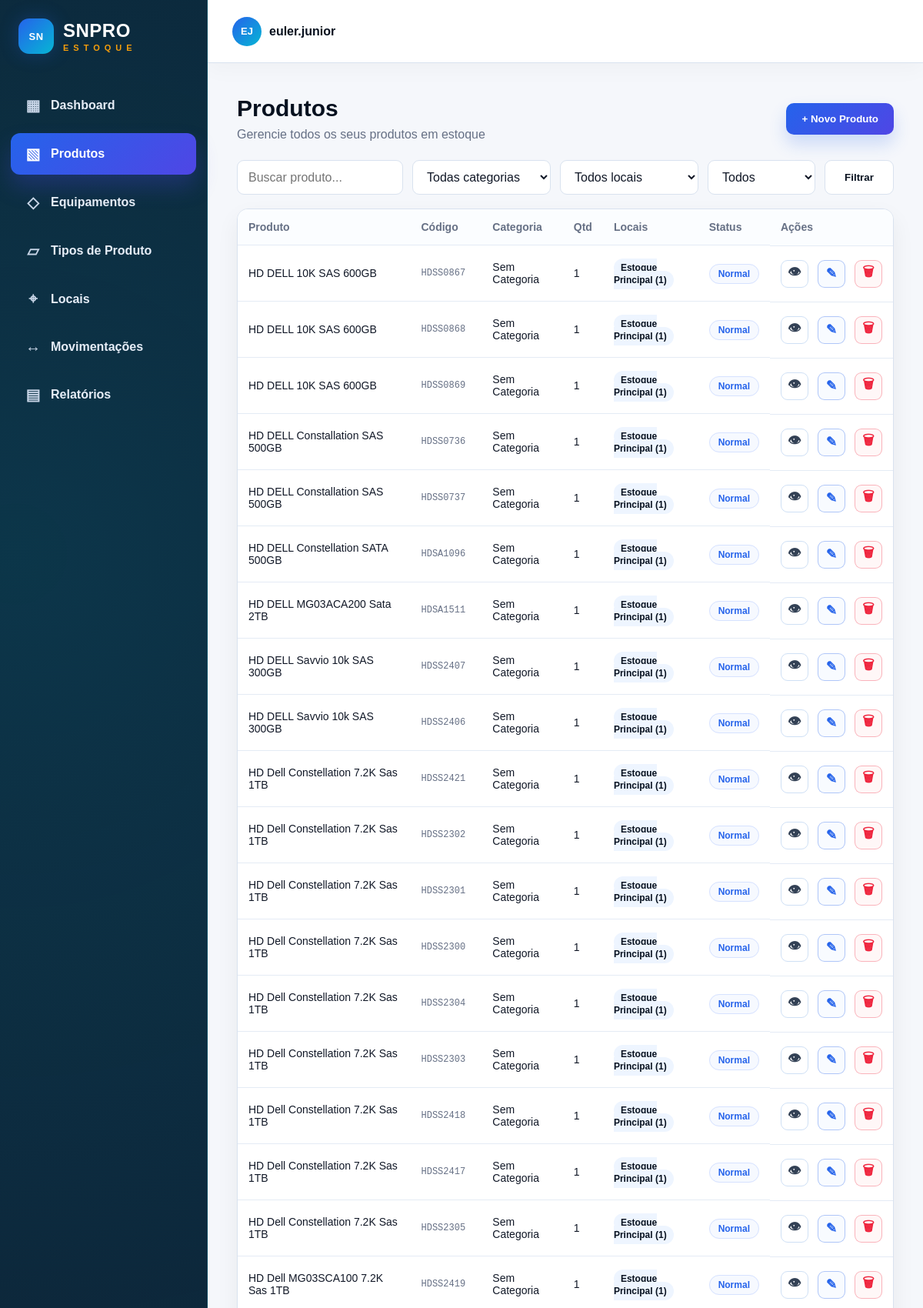
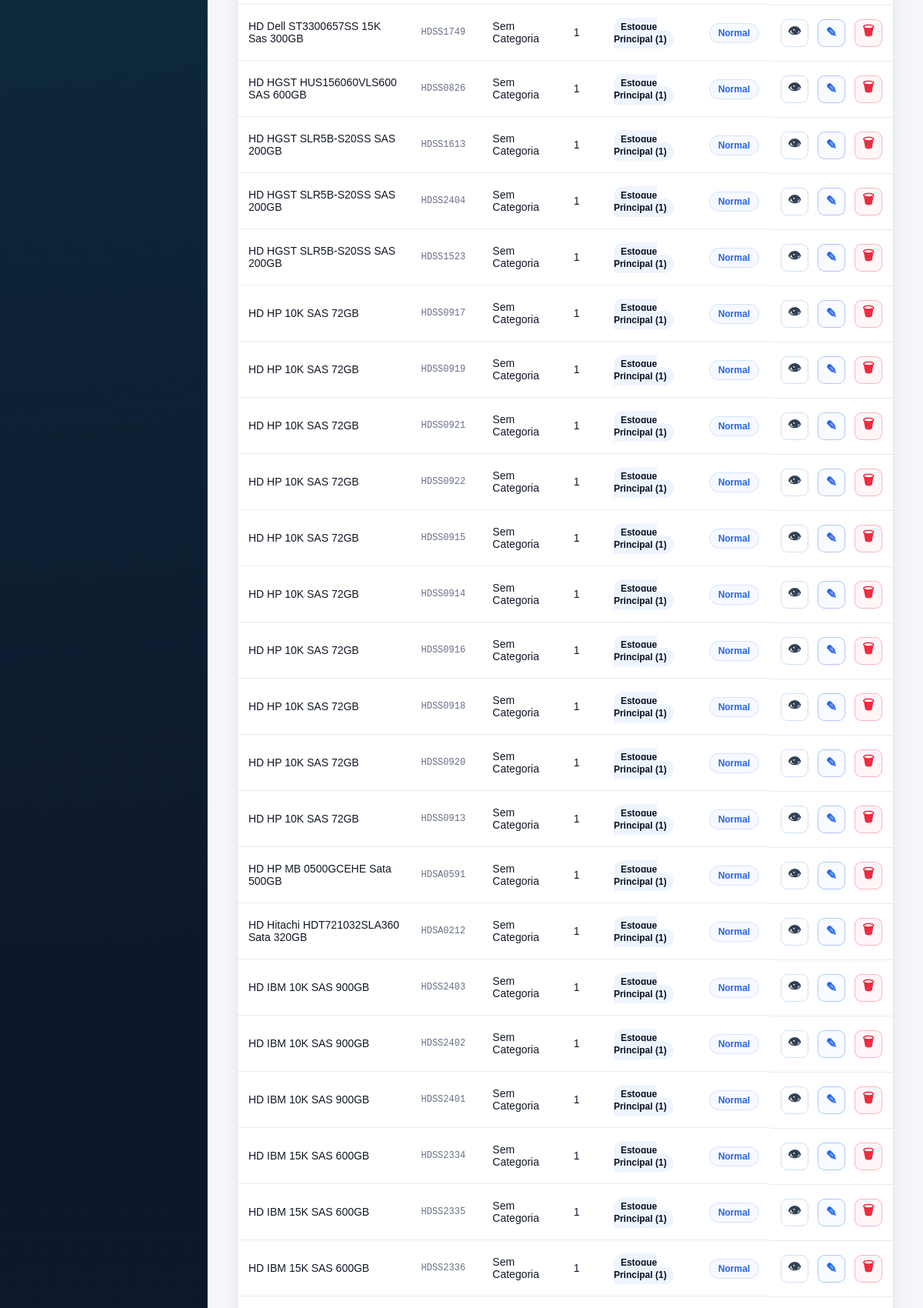
/produtos (upper part), run on the app's committed database (2 pictures, top to bottom).
### app/models.py (models this page shows, shortened)
class Produto(db.Model):
    __tablename__ = "produtos"
    id = db.Column(db.Integer, primary_key=True)
    sku = db.Column(db.String(50), unique=True, nullable=False)
    nome = db.Column(db.String(150), nullable=False)
    categoria = db.Column(db.String(80), nullable=False)
    tipo_produto = db.Column(db.String(80), nullable=True)
    local = db.Column(db.String(100), nullable=False)
    quantidade = db.Column(db.Integer, nullable=False, default=1)
    estoque_minimo = db.Column(db.Integer, nullable=False, default=1)
    ticket_medio = db.Column(db.Float, nullable=False, default=0.01)
    status = db.Column(db.String(30), nullable=False, default="Ativo")
    descricao = db.Column(db.Text, nullable=True)
    @property
    def status_estoque(self):
        if self.quantidade <= self.estoque_minimo:
            return "Estoque Baixo"
        return "Normal"

### app/routes.py (the view)
@main.route("/produtos")
def produtos():
    busca = request.args.get("busca", "").strip()
    categoria = request.args.get("categoria", "").strip()
    local = request.args.get("local", "").strip()
    status = request.args.get("status", "").strip()
    query = Produto.query
    if busca:
        query = query.filter(or_(Produto.nome.ilike(f"%{busca}%"), Produto.sku.ilike(f"%{busca}%")))
    if categoria:
        query = query.filter(Produto.categoria == categoria)
    if local:
        query = query.filter(Produto.local == local)
    if status:
        query = query.filter(Produto.status == status)
    produtos_lista = query.order_by(Produto.nome.asc()).all()
    return render_template(
        "produtos.html",
        active_page="produtos",
        produtos=produtos_lista,
        categorias=_nomes_categorias_ativas(),
        tipos_produto=_nomes_tipos_ativos(),
        locais=_nomes_locais_ativos(),
        busca=busca,
        categoria=categoria,
        local=local,
        status=status,
    )

### app/routes.py (called while the page is built)
def _garantir_categorias_padrao():
    if Categoria.query.count() == 0:
        for nome, descricao in CATEGORIAS_PADRAO:
            db.session.add(Categoria(nome=nome, descricao=descricao, status="Ativo"))
        db.session.commit()

def _nomes_categorias_ativas():
    _garantir_categorias_padrao()
    return [c.nome for c in Categoria.query.filter_by(status="Ativo").order_by(Categoria.nome.asc()).all()]

def _garantir_tipos_padrao():
    if TipoProduto.query.count() == 0:
        for nome, descricao in TIPOS_PRODUTO_PADRAO:
            db.session.add(TipoProduto(nome=nome, descricao=descricao, status="Ativo"))
        db.session.commit()

def _nomes_tipos_ativos():
    _garantir_tipos_padrao()
    return [t.nome for t in TipoProduto.query.filter_by(status="Ativo").order_by(TipoProduto.nome.asc()).all()]

def _garantir_locais_padrao():
    if Local.query.count() == 0:
        for nome, endereco, descricao in LOCAIS_PADRAO:
            db.session.add(Local(nome=nome, endereco=endereco, descricao=descricao, status="Ativo"))
        db.session.commit()

def _nomes_locais_ativos():
    _garantir_locais_padrao()
    return [l.nome for l in Local.query.filter_by(status="Ativo").order_by(Local.nome.asc()).all()]

### app/templates/produtos.html (shortened to what this page needs)
{% extends "base.html" %}
{% block content %}
<section class="page-header">
    <div>
        <h1>Produtos</h1>
        <p>Gerencie todos os seus produtos em estoque</p>
    </div>
    <button class="btn-primary" onclick="openCreateModal()">+ Novo Produto</button>
</section>
<form class="filters" method="get" action="{{ url_for('main.produtos') }}">
    <input type="text" name="busca" placeholder="Buscar produto..." value="{{ busca }}">
    <select name="categoria">
        <option value="">Todas categorias</option>
    </select>
    <select name="local">
        <option value="">Todos locais</option>
    </select>
    <select name="status">
        <option value="">Todos</option>
    </select>
    <button class="btn-light" type="submit">Filtrar</button>
</form>
<div class="table-card">
    <table>
        <thead>
            <tr>
                <th>Produto</th>
                <th>Código</th>
                <th>Categoria</th>
                <th>Qtd</th>
                <th>Locais</th>
                <th>Status</th>
                <th>Ações</th>
            </tr>
        </thead>
        <tbody>
            {% for produto in produtos %}
            <tr>
                <td>{{ produto.nome }}</td>
                <td class="code">{{ produto.sku }}</td>
                <td>{{ produto.categoria }}</td>
                <td>{{ produto.quantidade }}</td>
                <td><span class="pill">{{ produto.local }} ({{ produto.quantidade }})</span></td>
                <td><span class="status-low">{{ produto.status_estoque }}</span></td>
                <td class="actions">
                    <button title="Visualizar" class="icon-btn view" type="button">👁</button>
                    <button title="Editar" class="icon-btn edit" type="button" onclick="openEditModal(this)"
                        data-id="{{ produto.id }}"
                        data-sku="{{ produto.sku }}"
                        data-nome="{{ produto.nome }}"
                        data-categoria="{{ produto.categoria }}"
                        data-tipo-produto="{{ produto.tipo_produto or '' }}"
                        data-local="{{ produto.local }}"
                        data-quantidade="{{ produto.quantidade }}"
                        data-estoque-minimo="{{ produto.estoque_minimo }}"
                        data-status="{{ produto.status }}"
                        data-descricao="{{ produto.descricao or '' }}">✎</button>
                    <form method="post" action="{{ url_for('main.excluir_produto', produto_id=produto.id) }}" data-confirm-kind="produto" data-confirm-article="este">
                        <button title="Excluir" class="icon-btn danger" type="submit">🗑</button>
                    </form>
                </td>
            </tr>
            {% else %}
            <tr>
                <td colspan="7" class="empty">Nenhum produto encontrado.</td>
            </tr>
            {% endfor %}
        </tbody>
    </table>
</div>
{% endblock %}

### app/static/css/style.css (style rules this page uses)
:root { --snpro-ink: #07111f; --snpro-sidebar: #0d1526; --snpro-sidebar-2: #111c33; --snpro-blue: #2563eb; --snpro-cyan: #06b6d4; --snpro-violet: #4f46e5; --snpro-accent: #f59e0b; --snpro-bg: #f5f7fb; --snpro-card: #ffffff; --snpro-text: #111827; --snpro-muted: #667085; --snpro-border: #d9e2ef; --danger: #ef233c; }
* { box-sizing: border-box; }
body { margin: 0; font-family: Arial, sans-serif; background: var(--snpro-bg); color: var(--snpro-text); }
.page-header { display: flex; justify-content: space-between; align-items: center; padding: 42px 38px 24px; }
h1 { margin: 0; font-size: 30px; color: var(--snpro-ink); }
p { margin: 8px 0 0; color: var(--snpro-muted); }
.btn-primary { border: 0; background: linear-gradient(135deg, var(--snpro-blue), var(--snpro-violet)); color: white; padding: 13px 20px; border-radius: 10px; font-weight: 900; cursor: pointer; box-shadow: 0 12px 22px rgba(37,99,235,.20); }
.btn-light { border: 1px solid var(--snpro-border); background: white; padding: 12px 16px; border-radius: 9px; cursor: pointer; color: var(--snpro-ink); font-weight: 800; }
.filters { display: grid; grid-template-columns: 1fr 180px 180px 140px 90px; gap: 12px; padding: 0 38px 18px; }
input, select, textarea { width: 100%; border: 1px solid var(--snpro-border); border-radius: 9px; padding: 12px 14px; background: white; font: inherit; color: var(--snpro-text); }
.table-card { margin: 0 38px 36px; background: white; border: 1px solid var(--snpro-border); border-radius: 14px; overflow: hidden; box-shadow: 0 12px 30px rgba(7,17,31,.06); }
table { width: 100%; border-collapse: collapse; }
th { text-align: left; font-size: 14px; color: var(--snpro-muted); padding: 15px 14px; font-weight: 900; background: #fbfdff; }
td { padding: 18px 14px; border-top: 1px solid #e4ebf5; font-size: 14px; vertical-align: middle; }
.code { color: var(--snpro-muted); font-family: Consolas, monospace; font-size: 12px; }
.pill { background: #eef5ff; color: var(--snpro-ink); padding: 5px 9px; border-radius: 999px; font-size: 12px; font-weight: 900; }
.status-low { border: 1px solid #d6e2ff; padding: 5px 11px; border-radius: 999px; font-size: 12px; font-weight: 900; background: #f6f9ff; color: var(--snpro-blue); }
.actions { display: flex; gap: 12px; align-items: center; }
.actions form { margin: 0; }
.icon-btn { width: 36px; height: 36px; display: inline-flex; align-items: center; justify-content: center; border: 1px solid #cfe0f5; border-radius: 9px; background: #ffffff; cursor: pointer; font-size: 17px; font-weight: 900; transition: .15s ease; }
.icon-btn.view { color: #334155; }
.icon-btn.edit { color: var(--snpro-blue); border-color: rgba(37,99,235,.35); background: #f8fbff; }
.icon-btn.danger { color: var(--danger); border-color: rgba(239,35,60,.32); background: #fff7f7; }
:root { --chart-1: #2563eb; --chart-2: #7c3aed; --chart-3: #0891b2; --chart-4: #16a34a; --chart-5: #f59e0b; --chart-6: #ef233c; --chart-7: #475569; --chart-8: #db2777; }

### data on the page
Produto: nome "HD DELL 10K SAS 600GB", sku "HDSS0867", categoria "Sem Categoria", quantidade "1", local "Estoque Principal", status_estoque "Normal"
Produto: nome "HD DELL 10K SAS 600GB", sku "HDSS0868", categoria "Sem Categoria", quantidade "1", local "Estoque Principal", status_estoque "Normal"
Produto: nome "HD DELL 10K SAS 600GB", sku "HDSS0869", categoria "Sem Categoria", quantidade "1", local "Estoque Principal", status_estoque "Normal"
Produto: nome "HD DELL Constallation SAS 500GB", sku "HDSS0736", categoria "Sem Categoria", quantidade "1", local "Estoque Principal", status_estoque "Normal"
Produto: nome "HD DELL Constallation SAS 500GB", sku "HDSS0737", categoria "Sem Categoria", quantidade "1", local "Estoque Principal", status_estoque "Normal"
Produto: nome "HD DELL Constellation SATA 500GB", sku "HDSA1096", categoria "Sem Categoria", quantidade "1", local "Estoque Principal", status_estoque "Normal"
Produto: nome "HD DELL MG03ACA200 Sata 2TB", sku "HDSA1511", categoria "Sem Categoria", quantidade "1", local "Estoque Principal", status_estoque "Normal"
Produto: nome "HD DELL Savvio 10k SAS 300GB", sku "HDSS2407", categoria "Sem Categoria", quantidade "1", local "Estoque Principal", status_estoque "Normal"
Produto: nome "HD DELL Savvio 10k SAS 300GB", sku "HDSS2406", categoria "Sem Categoria", quantidade "1", local "Estoque Principal", status_estoque "Normal"
Produto: nome "HD Dell Constellation 7.2K Sas 1TB", sku "HDSS2421", categoria "Sem Categoria", quantidade "1", local "Estoque Principal", status_estoque "Normal"
Produto: nome "HD Dell Constellation 7.2K Sas 1TB", sku "HDSS2302", categoria "Sem Categoria", quantidade "1", local "Estoque Principal", status_estoque "Normal"
Produto: nome "HD Dell Constellation 7.2K Sas 1TB", sku "HDSS2301", categoria "Sem Categoria", quantidade "1", local "Estoque Principal", status_estoque "Normal"
Produto: nome "HD Dell Constellation 7.2K Sas 1TB", sku "HDSS2300", categoria "Sem Categoria", quantidade "1", local "Estoque Principal", status_estoque "Normal"
Produto: nome "HD Dell Constellation 7.2K Sas 1TB", sku "HDSS2304", categoria "Sem Categoria", quantidade "1", local "Estoque Principal", status_estoque "Normal"
Produto: nome "HD Dell Constellation 7.2K Sas 1TB", sku "HDSS2303", categoria "Sem Categoria", quantidade "1", local "Estoque Principal", status_estoque "Normal"
Produto: nome "HD Dell Constellation 7.2K Sas 1TB", sku "HDSS2418", categoria "Sem Categoria", quantidade "1", local "Estoque Principal", status_estoque "Normal"
Produto: nome "HD Dell Constellation 7.2K Sas 1TB", sku "HDSS2417", categoria "Sem Categoria", quantidade "1", local "Estoque Principal", status_estoque "Normal"
Produto: nome "HD Dell Constellation 7.2K Sas 1TB", sku "HDSS2305", categoria "Sem Categoria", quantidade "1", local "Estoque Principal", status_estoque "Normal"
Produto: nome "HD Dell MG03SCA100 7.2K Sas 1TB", sku "HDSS2419", categoria "Sem Categoria", quantidade "1", local "Estoque Principal", status_estoque "Normal"
Produto: nome "HD Dell ST3300657SS 15K Sas 300GB", sku "HDSS1749", categoria "Sem Categoria", quantidade "1", local "Estoque Principal", status_estoque "Normal"
Produto: nome "HD HGST HUS156060VLS600 SAS 600GB", sku "HDSS0826", categoria "Sem Categoria", quantidade "1", local "Estoque Principal", status_estoque "Normal"
Produto: nome "HD HGST SLR5B-S20SS SAS 200GB", sku "HDSS1613", categoria "Sem Categoria", quantidade "1", local "Estoque Principal", status_estoque "Normal"
Produto: nome "HD HGST SLR5B-S20SS SAS 200GB", sku "HDSS2404", categoria "Sem Categoria", quantidade "1", local "Estoque Principal", status_estoque "Normal"
Produto: nome "HD HGST SLR5B-S20SS SAS 200GB", sku "HDSS1523", categoria "Sem Categoria", quantidade "1", local "Estoque Principal", status_estoque "Normal"
Produto: nome "HD HP 10K SAS 72GB", sku "HDSS0917", categoria "Sem Categoria", quantidade "1", local "Estoque Principal", status_estoque "Normal"
Produto: nome "HD HP 10K SAS 72GB", sku "HDSS0919", categoria "Sem Categoria", quantidade "1", local "Estoque Principal", status_estoque "Normal"
Produto: nome "HD HP 10K SAS 72GB", sku "HDSS0921", categoria "Sem Categoria", quantidade "1", local "Estoque Principal", status_estoque "Normal"
Produto: nome "HD HP 10K SAS 72GB", sku "HDSS0922", categoria "Sem Categoria", quantidade "1", local "Estoque Principal", status_estoque "Normal"
Produto: nome "HD HP 10K SAS 72GB", sku "HDSS0915", categoria "Sem Categoria", quantidade "1", local "Estoque Principal", status_estoque "Normal"
Produto: nome "HD HP 10K SAS 72GB", sku "HDSS0914", categoria "Sem Categoria", quantidade "1", local "Estoque Principal", status_estoque "Normal"
Produto: nome "HD HP 10K SAS 72GB", sku "HDSS0916", categoria "Sem Categoria", quantidade "1", local "Estoque Principal", status_estoque "Normal"
Produto: nome "HD HP 10K SAS 72GB", sku "HDSS0918", categoria "Sem Categoria", quantidade "1", local "Estoque Principal", status_estoque "Normal"
Produto: nome "HD HP 10K SAS 72GB", sku "HDSS0920", categoria "Sem Categoria", quantidade "1", local "Estoque Principal", status_estoque "Normal"
Produto: nome "HD HP 10K SAS 72GB", sku "HDSS0913", categoria "Sem Categoria", quantidade "1", local "Estoque Principal", status_estoque "Normal"
Produto: nome "HD HP MB 0500GCEHE Sata 500GB", sku "HDSA0591", categoria "Sem Categoria", quantidade "1", local "Estoque Principal", status_estoque "Normal"
Produto: nome "HD Hitachi HDT721032SLA360 Sata 320GB", sku "HDSA0212", categoria "Sem Categoria", quantidade "1", local "Estoque Principal", status_estoque "Normal"
Produto: nome "HD IBM 10K SAS 900GB", sku "HDSS2403", categoria "Sem Categoria", quantidade "1", local "Estoque Principal", status_estoque "Normal"
Produto: nome "HD IBM 10K SAS 900GB", sku "HDSS2402", categoria "Sem Categoria", quantidade "1", local "Estoque Principal", status_estoque "Normal"
Produto: nome "HD IBM 10K SAS 900GB", sku "HDSS2401", categoria "Sem Categoria", quantidade "1", local "Estoque Principal", status_estoque "Normal"
Produto: nome "HD IBM 15K SAS 600GB", sku "HDSS2334", categoria "Sem Categoria", quantidade "1", local "Estoque Principal", status_estoque "Normal"
Produto: nome "HD IBM 15K SAS 600GB", sku "HDSS2335", categoria "Sem Categoria", quantidade "1", local "Estoque Principal", status_estoque "Normal"
Produto: nome "HD IBM 15K SAS 600GB", sku "HDSS2336", categoria "Sem Categoria", quantidade "1", local "Estoque Principal", status_estoque "Normal"
